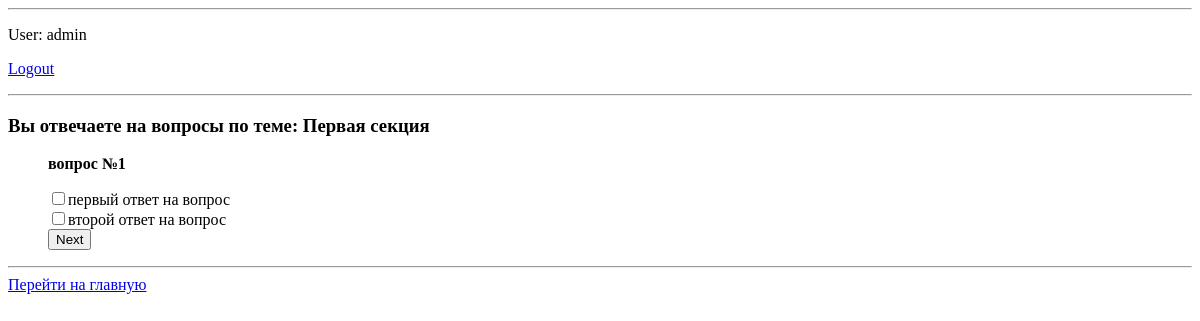
/test_form/1/ (signed in), run on an earlier commit of the app's database.
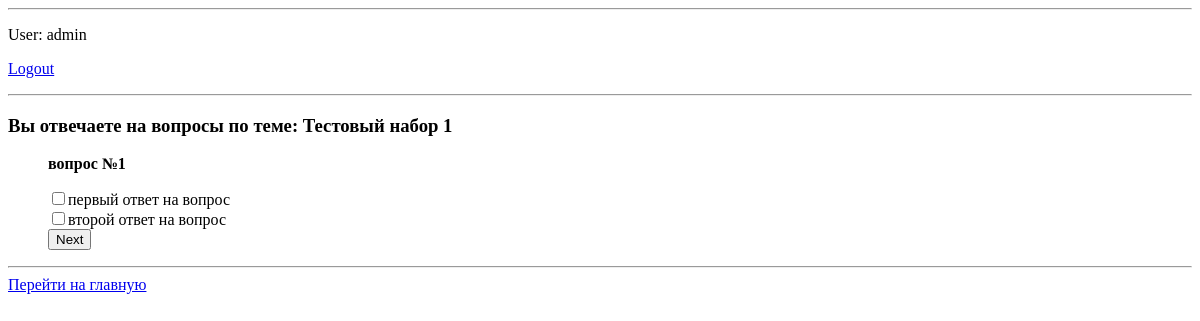
And on a later commit of the database.
### test_form/models.py (models this page shows, shortened)
class Question(models.Model):
    question_text = models.CharField(max_length=200)
    group = models.ForeignKey(Group, on_delete=models.CASCADE, default=1)

class Group(models.Model):
    group_text = models.CharField(max_length=200)
    def __str__(self):
        return self.group_text

### test_form/views.py (the view)
# urls.py: path('<int:question_id>/', views.detail, name='detail'),
@login_required
def detail(request, question_id):
    question = Question.objects.get(pk=question_id)
    choice_list = Choice.objects.filter(question_id=question.id)
    template = loader.get_template('test_form/detail.html')
    context = {
              'question': question,
              'choice_list': choice_list,
              }
    return HttpResponse(template.render(context, request))

### test_form/templates/test_form/detail.html (shortened to what this page needs)
{% extends "base_generic.html" %}
{% block content %}
       <h3> Вы отвечаете на вопросы по теме: {{ question.group }}  </h3>
    {% if question %}
        <ul>
        <p> <b>{{question.question_text}} </b></p>
        <form action="{% url 'test_form:answer' question.id %}" method="post">
        {% for choice in choice_list %}
            <input type="checkbox" name="choice{{ choice.id }}" id="choice{{ choice.id }}" value="{{ choice.id }}">{{ choice.choice_text }}<br>
        {% endfor %}
        <input type="submit" value="Next">
        </form>
        </ul>
    {% else %}
        <p>No questions are available.</p>
    {% endif %}
{% endblock %}

What changed in the data, as far as the page shows it:
changed through a linked row, Question "вопрос №1": group "Первая секция" → "Тестовый набор 1"
